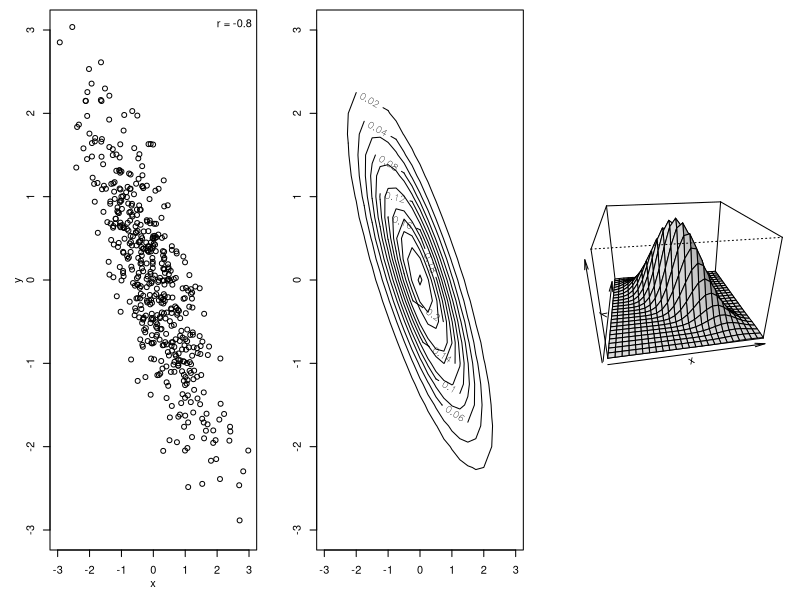

Reproduce this figure in R.
set.seed(1212)

r <- -0.8
mu <- c(0, 0)
Sigma <- matrix(c(1, r, r, 1), 2)

dat <- mvtnorm::rmvnorm(500, mean = mu, sigma = Sigma)
x <- seq(-3, 3, 0.25)
y <- seq(-3, 3, 0.25)
f <- function(x, y) mvtnorm::dmvnorm(cbind(x, y), mean = mu, sigma = Sigma)
z <- outer(x, y, f)

pdf(paste0("../figures/bivariate-normal_0", r * 10, ".pdf"), width = 9, height = 3, pointsize = 14)
par(mfrow = c(1, 3), mai = c(.5, .5, .1, .1), mgp = c(2, 1, 0))

plot(dat, xlab = "x", ylab = "y", xlim = c(-3, 3), ylim = c(-3, 3))
legend("topright", paste("r =", r), bty = "n")

contour(x, y, z)
persp(x, y, z, theta = -10, phi = 25, expand = 0.7, shade = 0.2, zlab = "")

dev.off()

